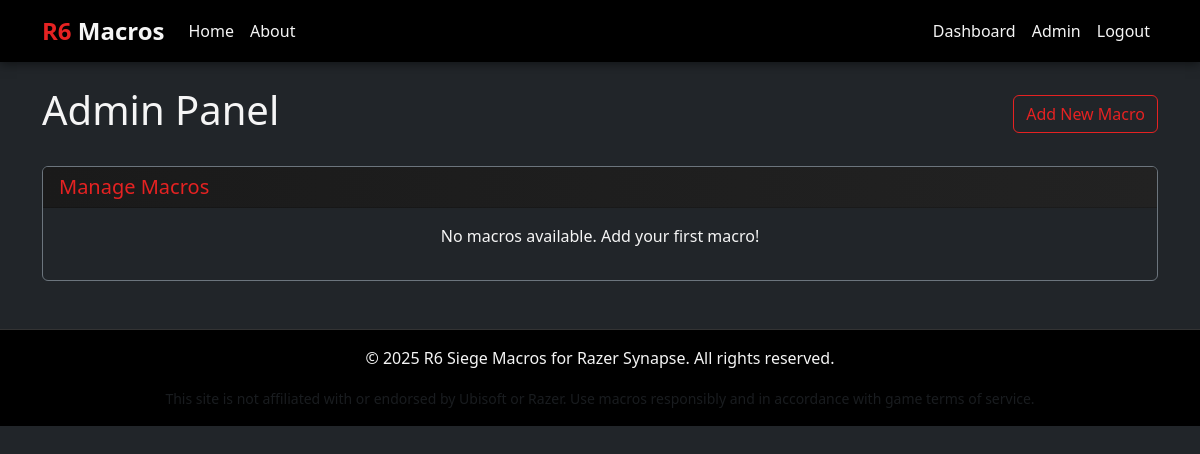
Page /admin (signed in) on the earlier database version.
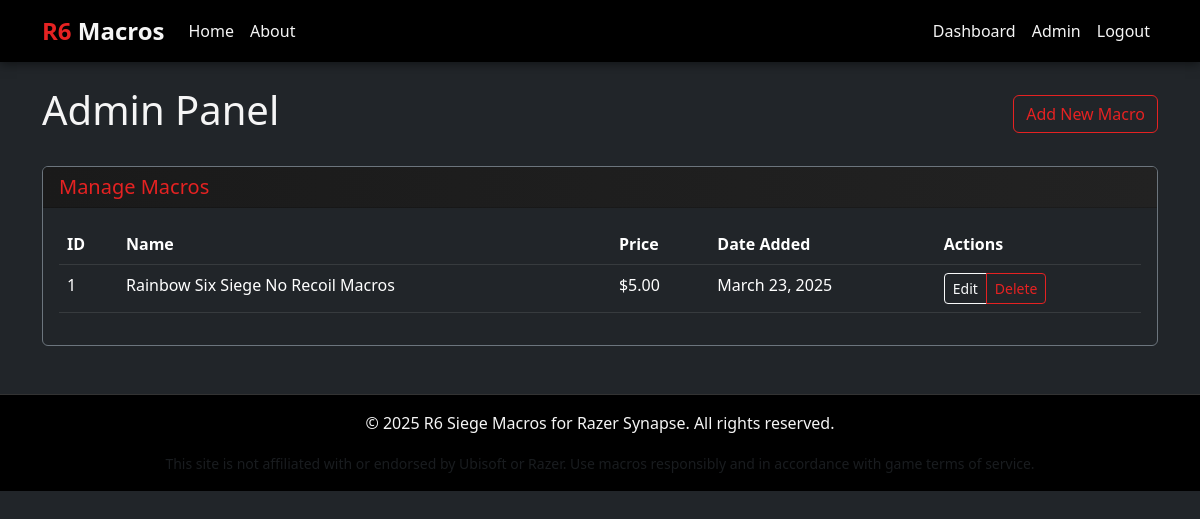
Same page on the later database version.
### app.py (models this page shows)
class Macro(db.Model):
    id = db.Column(db.Integer, primary_key=True)
    name = db.Column(db.String(100), nullable=False)
    description = db.Column(db.Text, nullable=False)
    price = db.Column(db.Float, nullable=False)
    file_path = db.Column(db.String(200), nullable=False)
    date_added = db.Column(db.DateTime, default=datetime.utcnow)
    purchases = db.relationship('Purchase', backref='product', lazy=True)

### app.py (the view)
@app.route('/admin')
@login_required
def admin():
    if current_user.username != "MiniDuncan":
        return redirect(url_for('home'))
    macros = Macro.query.all()
    return render_template('admin.html', macros=macros)

### app.py (called while the page is built)
@login_manager.user_loader
def load_user(user_id):
    return User.query.get(int(user_id))

### templates/admin.html (shortened to what this page needs)
{% extends 'layout.html' %}
{% block content %}
<div class="d-flex justify-content-between align-items-center mb-4">
    <h1>Admin Panel</h1>
    <a href="{{ url_for('add_macro') }}" class="btn btn-outline-danger">Add New Macro</a>
</div>
<div class="card bg-dark border-secondary">
    <div class="card-header bg-gradient-dark">
        <h2 class="text-danger h5 mb-0">Manage Macros</h2>
    </div>
    <div class="card-body">
        {% if macros %}
            <div class="table-responsive">
                <table class="table table-dark table-hover">
                    <thead>
                        <tr>
                            <th>ID</th>
                            <th>Name</th>
                            <th>Price</th>
                            <th>Date Added</th>
                            <th>Actions</th>
                        </tr>
                    </thead>
                    <tbody>
                        {% for macro in macros %}
                            <tr>
                                <td>{{ macro.id }}</td>
                                <td>{{ macro.name }}</td>
                                <td>${{ "%.2f"|format(macro.price) }}</td>
                                <td>{{ macro.date_added.strftime('%B %d, %Y') }}</td>
                                <td>
                                    <div class="btn-group" role="group">
                                        <a href="#" class="btn btn-sm btn-outline-light">Edit</a>
                                        <a href="#" class="btn btn-sm btn-outline-danger">Delete</a>
                                    </div>
                                </td>
                            </tr>
                        {% endfor %}
                    </tbody>
                </table>
            </div>
        {% else %}
            <p class="text-center">No macros available. Add your first macro!</p>
        {% endif %}
    </div>
</div>
{% endblock %}

### templates/layout.html (shortened to what this page needs)
<!DOCTYPE html>
<html lang="en">
<head>
    <link rel="stylesheet" href="https://cdnjs.cloudflare.com/ajax/libs/bootstrap/5.3.0/css/bootstrap.min.css">
    <link rel="stylesheet" href="{{ url_for('static', filename='css/style.css') }}">
</head>
<body class="bg-dark text-light">
    <nav class="navbar navbar-expand-lg navbar-dark bg-black">
        <div class="container">
            <a class="navbar-brand" href="{{ url_for('home') }}">
                <span class="text-danger">R6</span> Macros
            </a>
            <div class="collapse navbar-collapse" id="navbarNav">
                <ul class="navbar-nav me-auto">
                    <li class="nav-item">
                        <a class="nav-link" href="{{ url_for('home') }}">Home</a>
                    </li>
                    <li class="nav-item">
                        <a class="nav-link" href="{{ url_for('about') }}">About</a>
                    </li>
                </ul>
                <ul class="navbar-nav">
                    {% if current_user.is_authenticated %}
                        <li class="nav-item">
                            <a class="nav-link" href="{{ url_for('dashboard') }}">Dashboard</a>
                        </li>
                        {% if current_user.id == 1 %}
                            <li class="nav-item">
                                <a class="nav-link" href="{{ url_for('admin') }}">Admin</a>
                            </li>
                        {% endif %}
                        <li class="nav-item">
                            <a class="nav-link" href="{{ url_for('logout') }}">Logout</a>
                        </li>
                    {% endif %}
                </ul>
            </div>
        </div>
    </nav>
    <div class="container mt-4">
        {% block content %}{% endblock %}
    </div>
    <footer class="bg-black text-center text-light py-3 mt-5">
        <div class="container">
            <p>© 2025 R6 Siege Macros for Razer Synapse. All rights reserved.</p>
            <small class="text-muted">
                This site is not affiliated with or endorsed by Ubisoft or Razer.
                Use macros responsibly and in accordance with game terms of service.
            </small>
        </div>
    </footer>
</body>
</html>

### static/css/style.css (style rules this page uses)
body { background-color: #000; font-family: 'Segoe UI', Tahoma, Geneva, Verdana, sans-serif; color: #f5f5f5; }
p { color: #f5f5f5; }
.bg-gradient-dark { background: linear-gradient(to right, #1a1a1a, #222); }
.card { transition: transform 0.3s, box-shadow 0.3s; color: #f5f5f5; }
.btn-outline-danger { color: #e52222; border-color: #e52222; }
.text-danger { color: #e52222 !important; }
.text-light { color: #f5f5f5 !important; }
.navbar { box-shadow: 0 2px 10px rgba(0, 0, 0, 0.5); }
.navbar-brand { font-weight: bold; font-size: 1.5rem; color: #f5f5f5; }
.navbar-nav .nav-link { color: #f5f5f5; }
.table-dark { background-color: #1a1a1a; color: #f5f5f5; }
.table-dark thead { background-color: #222; color: #f5f5f5; }
footer { margin-top: 3rem; padding-top: 2rem; padding-bottom: 2rem; border-top: 1px solid #333; color: #f5f5f5; }

Differences in the rows shown:
added Macro: id "1", name "Rainbow Six Siege No Recoil Macros", price "5.00", date_added "March 23, 2025"
Other differences:
text no longer shown: "No macros available. Add your first macro!"
text now shown: "ID Name Price Date Added Actions"
